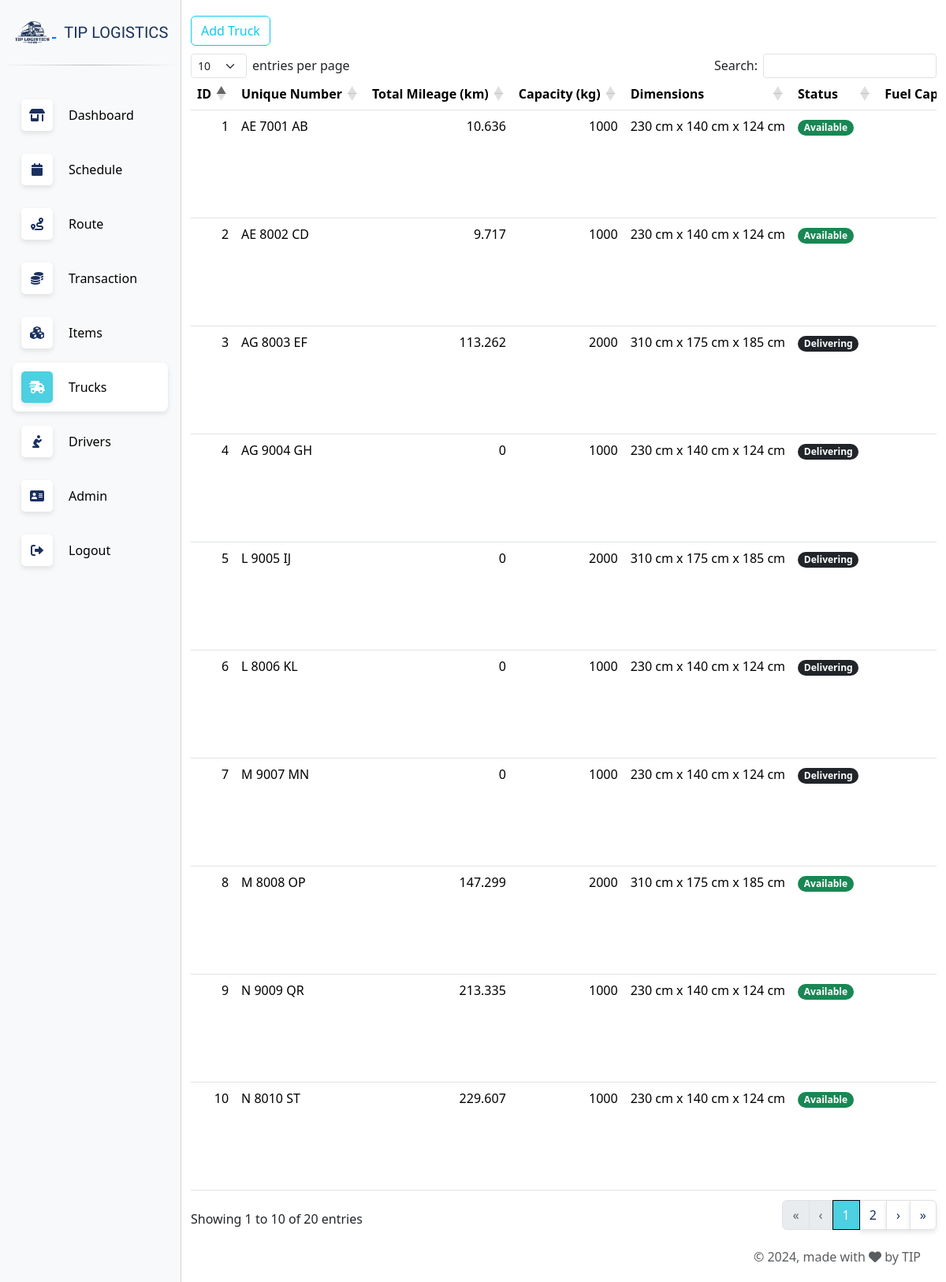
/trucks.php (signed in), run on the app's committed database.
### tables this page shows
CREATE TABLE IF NOT EXISTS `truck` (
  `id` int(11) NOT NULL AUTO_INCREMENT,
  `unique_number` varchar(11) DEFAULT NULL,
  `total_distance` float NOT NULL,
  `capacity_kg` int(11) NOT NULL,
  `panjang` float NOT NULL,
  `lebar` float NOT NULL,
  `tinggi` float NOT NULL,
  `truck_status` tinyint(1) NOT NULL,
  `fuel_capacity` int(11) NOT NULL,
  `fuel_now` float NOT NULL,
  `km_per_liter` float NOT NULL,
  `id_fuel` int(11) NOT NULL,
  `id_location` int(11) NOT NULL,
  PRIMARY KEY (`id`),
  KEY `id_fuel` (`id_fuel`),
  KEY `id_location` (`id_location`) USING BTREE
);

### trucks.php (the view, shortened to what this page needs)
<?php
require "connect.php";
?>
<!DOCTYPE html>
<html lang="en">
<head>
    <?php include('head.php'); ?>
</head>
<body>
    <?php
      include('navbar.php');
    ?>
    <div class="main-content">
      <div class="container">
        <button type="button" class="btn btn-outline-info" onclick="window.location.href='add_truck.php'" style="margin-top:20px;">Add Truck</button>
        <table class="table table-hover fixed-size-table table-generate" id="table-truck">
          <thead>
            <tr>
                <th>ID</th>
                <th>Unique Number</th>
                <th>Total Mileage (km)</th>
                <th>Capacity (kg)</th>
                <th>Dimensions</th>
                <th>Status</th>
                <th>Fuel Capacity</th>
            </tr>
          </thead>
          <tbody>
          <?php
            $query = "SELECT truck.*, fuel.fuel_type, fuel.cost_per_liter, location.alamat, location.kota_kabupaten, location.kecamatan, location.kelurahan_desa, location.kode_pos, location.latitude, location.longitude
                      FROM truck
                      LEFT JOIN fuel ON truck.id_fuel = fuel.id
                      LEFT JOIN location ON truck.id_location = location.id;";
            $result = mysqli_query($con, $query);
            while ($row = mysqli_fetch_assoc($result)) {
                $status_lama = $row['truck_status'];
                $stat = "";
                if ($status_lama == 1){
                    $stat = '<span class="badge rounded-pill text-bg-success">Available</span>';
                }else if ($status_lama == 2){
                    $stat = '<span class="badge rounded-pill text-bg-warning">Maintenance</span>';
                }else if ($status_lama == 3){
                    $stat = '<span class="badge rounded-pill text-bg-dark">Delivering</span>';
                }else{
                    $stat = '<span class="badge rounded-pill text-bg-danger">Unavailable</span>';
                }
                echo "<tr>";
                echo "<td>{$row['id']}</td>";
                echo "<td>{$row['unique_number']}</td>";
                echo "<td>{$row['total_distance']}</td>";
                echo "<td>{$row['capacity_kg']}</td>";
                echo "<td>" . $row['panjang'] . " cm x " . $row['lebar'] . " cm x " . $row['tinggi'] . " cm</td>";
                echo "<td>{$stat}</td>";
                echo "<td>{$row['fuel_capacity']}</td>";
                echo "</tr>";
            }
            ?>
          </tbody>
        </table>
      </div>
    <?php
      include('footer.php');
    ?>
    </div>
</body>
</html>

### assets/style.css (style rules this page uses)
th, td { white-space: nowrap; }
.main-content { display: flex; flex-direction: column; min-height: 100vh; }

### assets/datatables/datatables.css (style rules this page uses)
:root { --dt-row-selected: 13, 110, 253; --dt-row-selected-text: 255, 255, 255; --dt-row-selected-link: 9, 10, 11; --dt-row-stripe: 0, 0, 0; --dt-row-hover: 0, 0, 0; --dt-column-ordering: 0, 0, 0; --dt-html-background: white; }
table.dataTable thead > tr > th.dt-orderable-asc, table.dataTable thead > tr > th.dt-orderable-desc, table.dataTable thead > tr > th.dt-ordering-asc, table.dataTable thead > tr > th.dt-ordering-desc, table.dataTable thead > tr > td.dt-orderable-asc, table.dataTable thead > tr > td.dt-orderable-desc, table.dataTable thead > tr > td.dt-ordering-asc, table.dataTable thead > tr > td.dt-ordering-desc { position: relative; padding-right: 30px; }
table.dataTable thead > tr > th.dt-orderable-asc, table.dataTable thead > tr > th.dt-orderable-desc, table.dataTable thead > tr > td.dt-orderable-asc, table.dataTable thead > tr > td.dt-orderable-desc { cursor: pointer; }
table.dataTable th, table.dataTable td { box-sizing: border-box; }
table.dataTable th.dt-type-numeric, table.dataTable th.dt-type-date, table.dataTable td.dt-type-numeric, table.dataTable td.dt-type-date { text-align: right; }
table.dataTable thead th, table.dataTable thead td, table.dataTable tfoot th, table.dataTable tfoot td { text-align: left; }
table.table.dataTable { clear: both; margin-bottom: 0; max-width: none; border-spacing: 0; }
table.table.dataTable > :not(caption) > * > * { background-color: transparent; }
table.table.dataTable > tbody > tr { background-color: transparent; }

### data on the page
truck: id "1", unique_number "AE 7001 AB", total_distance "10.636", capacity_kg "1000", panjang "230", lebar "140", tinggi "124", truck_status "Available"
truck: id "2", unique_number "AE 8002 CD", total_distance "9.717", capacity_kg "1000", panjang "230", lebar "140", tinggi "124", truck_status "Available"
truck: id "3", unique_number "AG 8003 EF", total_distance "113.262", capacity_kg "2000", panjang "310", lebar "175", tinggi "185", truck_status "Delivering"
truck: id "4", unique_number "AG 9004 GH", total_distance "0", capacity_kg "1000", panjang "230", lebar "140", tinggi "124", truck_status "Delivering"
truck: id "5", unique_number "L 9005 IJ", total_distance "0", capacity_kg "2000", panjang "310", lebar "175", tinggi "185", truck_status "Delivering"
truck: id "6", unique_number "L 8006 KL", total_distance "0", capacity_kg "1000", panjang "230", lebar "140", tinggi "124", truck_status "Delivering"
truck: id "7", unique_number "M 9007 MN", total_distance "0", capacity_kg "1000", panjang "230", lebar "140", tinggi "124", truck_status "Delivering"
truck: id "8", unique_number "M 8008 OP", total_distance "147.299", capacity_kg "2000", panjang "310", lebar "175", tinggi "185", truck_status "Available"
truck: id "9", unique_number "N 9009 QR", total_distance "213.335", capacity_kg "1000", panjang "230", lebar "140", tinggi "124", truck_status "Available"
truck: id "10", unique_number "N 8010 ST", total_distance "229.607", capacity_kg "1000", panjang "230", lebar "140", tinggi "124", truck_status "Available"
